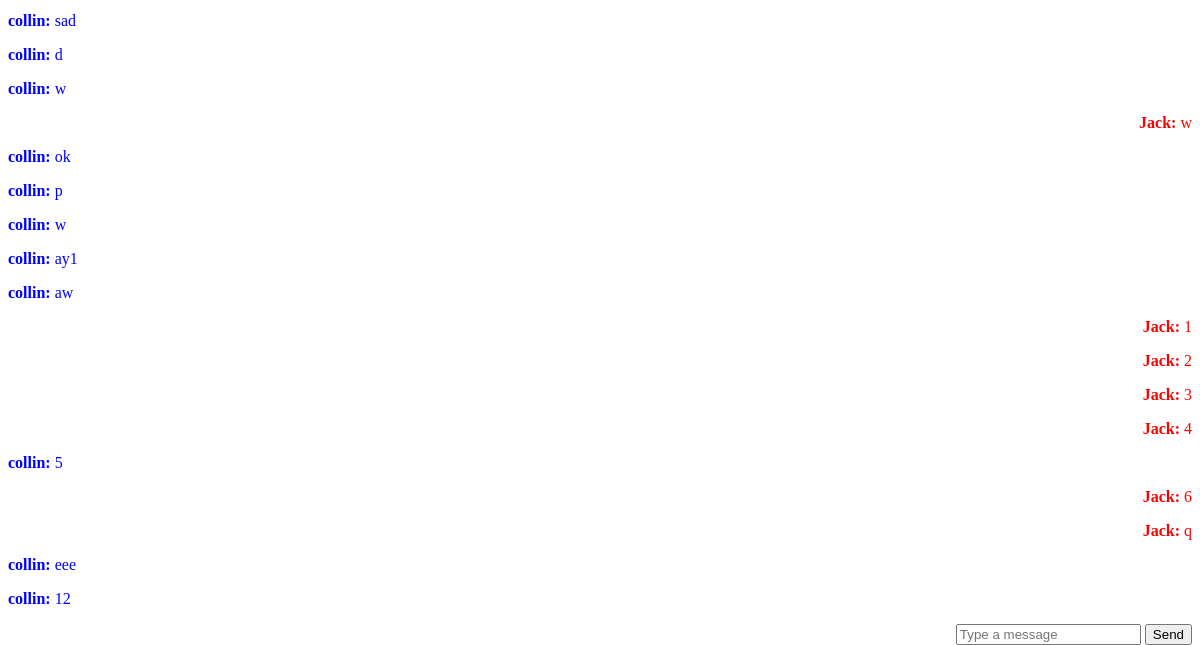
The page /chat/3 (signed in, lower part) on the database as committed earlier.
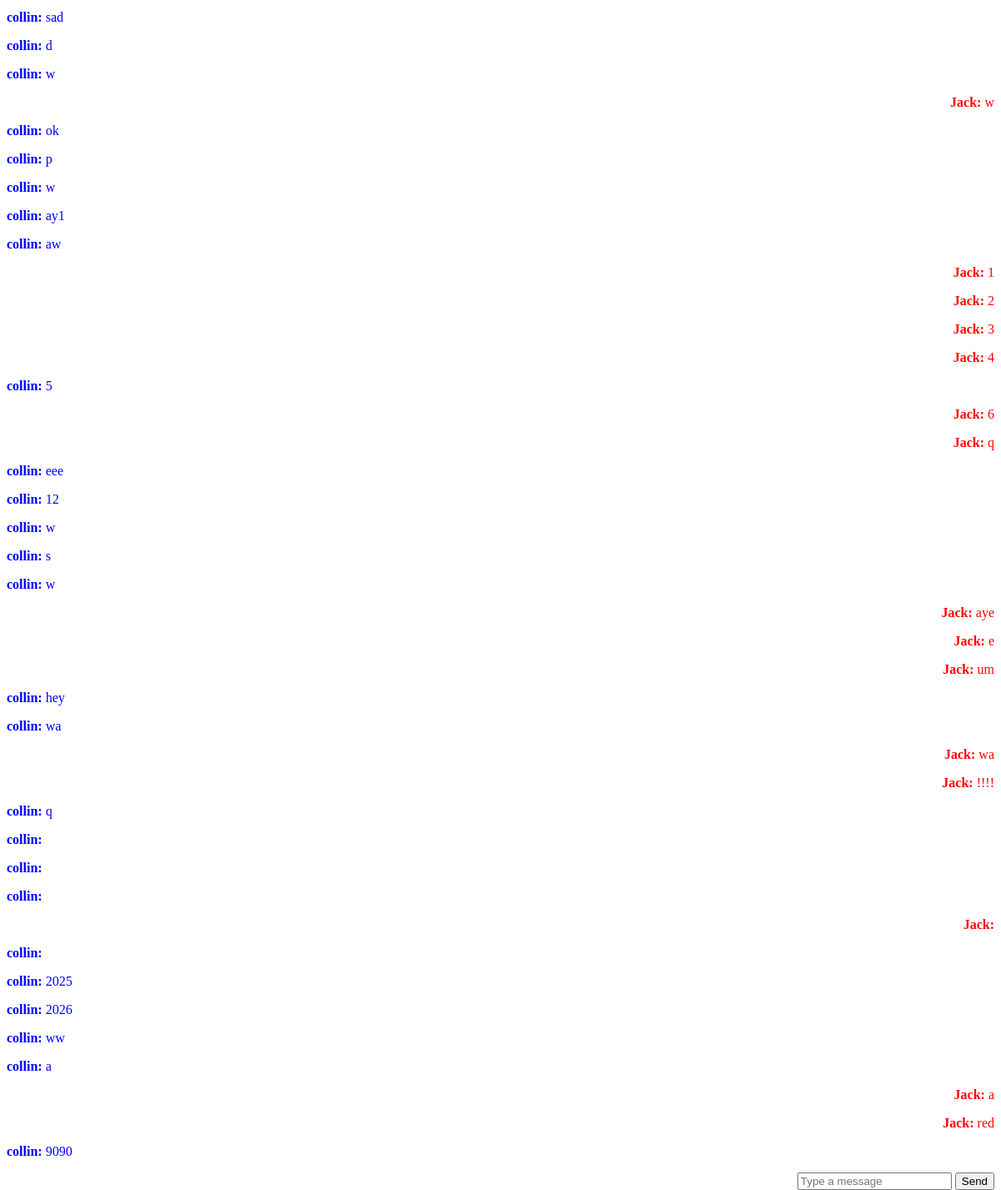
The same page on the database as committed later.
### main.py (models this page shows)
class Message(db.Model):
    id = db.Column(db.Integer, primary_key=True)
    sender_id = db.Column(db.Integer, db.ForeignKey('user.id'))
    sender = relationship('User', foreign_keys=[sender_id])
    receiver_id = db.Column(db.Integer, db.ForeignKey('user.id'))
    receiver = relationship('User', foreign_keys=[receiver_id])
    content = db.Column(db.String(500))

class User(UserMixin, db.Model):
  id = db.Column(db.Integer, primary_key=True)
  username = db.Column(db.String(30), unique=True)
  password = db.Column(db.String(30))

### main.py (the view, shortened to what this page needs)
@app.route('/chat/<receiver_id>', methods=['GET', 'POST'])
def chat(receiver_id):
    room = sorted([current_user.id, int(receiver_id)])
    room_name = f'{room[0]}_{room[1]}'
    messages = Message.query.filter(
        ((Message.sender_id == current_user.id) & (Message.receiver_id == receiver_id)) |
        ((Message.sender_id == receiver_id) & (Message.receiver_id == current_user.id))
    ).all()
    return render_template('chat.html', messages=messages, user=current_user.username, broadcast=True)

### main.py (called while the page is built)
@login_manager.user_loader
def load_user(user_id):
    return User.query.get(int(user_id))

### templates/chat.html (shortened to what this page needs)
{% extends 'base.html' %}
{% block content %}
<div class="chat-container">
  <div id="chat-box">
    {% for message in messages %}
    <div class="{{ 'current-user' if message.sender.username == user else 'other-user' }}">
      <p><strong>{{ message.sender.username }}:</strong> {{ message.content }}</p>
    </div>
    {% endfor %}
  </div>
  <form id="message-form" method="POST">
    <input type="text" id="message-input" name="message" placeholder="Type a message" required>
    <button type="submit">Send</button>
  </form>
</div>
{% endblock %}

### templates/base.html
<!DOCTYPE html>
<html>
  <head>
    <link rel="stylesheet" href="{{ url_for('static', filename='style.css') }}">
</head>
<body>
    {% block content %}
    {% endblock %}
</body>
</html>

### static/style.css (style rules this page uses)
.other-user { text-align: left; color: blue; }
#message-form { float: right; }

Rows that differ between the two databases and show on the page:
added Message: sender.username "collin", content "w"
added Message: sender.username "collin", content "s"
added Message: sender.username "collin", content "w"
added Message: sender.username "Jack", content "aye"
added Message: sender.username "Jack", content "e"
added Message: sender.username "Jack", content "um"
added Message: sender.username "collin", content "hey"
added Message: sender.username "collin", content "wa"
added Message: sender.username "Jack", content "wa"
added Message: sender.username "Jack", content "!!!!"
added Message: sender.username "collin", content "q"
added Message: sender.username "collin"
added Message: sender.username "collin"
added Message: sender.username "collin"
added Message: sender.username "Jack"
added Message: sender.username "collin"
added Message: sender.username "collin", content "2025"
added Message: sender.username "collin", content "2026"
added Message: sender.username "collin", content "ww"
added Message: sender.username "collin", content "a"
added Message: sender.username "Jack", content "a"
added Message: sender.username "Jack", content "red"
added Message: sender.username "collin", content "9090"
